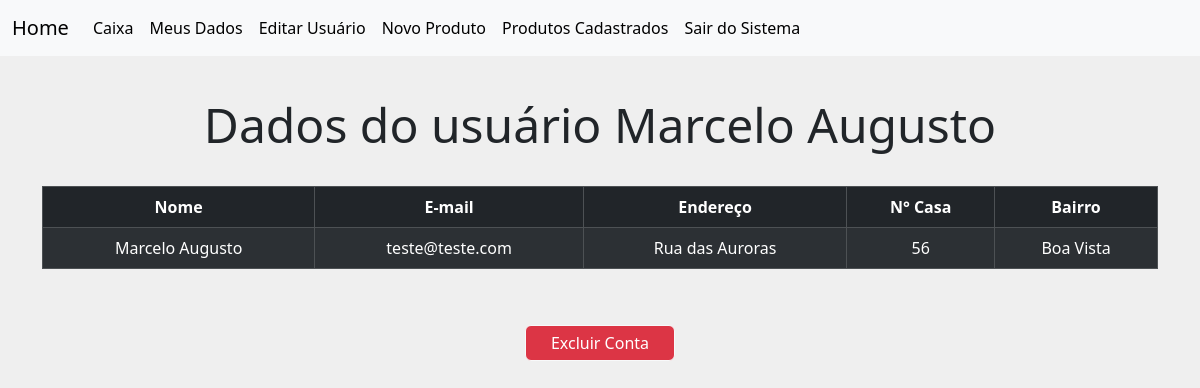
/dados_usuario/1 (signed in), run on the app's committed database.
### models/modelos.py (models this page shows, shortened)
class Usuarios(db.Model, UserMixin):
    id = db.Column(db.Integer, primary_key=True)
    nome = db.Column(db.String(60), nullable=False)
    email = db.Column(db.String(60), nullable=False, unique=True)
    endereco = db.Column(db.String(100), nullable=False)
    numcasa = db.Column(db.Integer, nullable=False)
    bairro = db.Column(db.String(60), nullable=False)
    senha = db.Column(db.String(12), nullable=False)
    def verifica_senha(self, senha):
        return bcrypt.check_password_hash(self.senha, senha)
    '''def verifica_senha(self, chave):
        return check_password_hash(self.senha, chave)'''

### views.py (the view)
@app.route('/dados_usuario/<int:id>')
def dados_usuario(id):
    usuario = Usuarios.query.filter_by(id=id).first()
    return render_template('usuario.html',usuario=usuario)

### models/modelos.py (called while the page is built)
@login_manager.user_loader
def get_user(user_id):
    return Usuarios.query.filter_by(id=user_id).first()

### templates/usuario.html (shortened to what this page needs)
{% extends 'bases/base_logado.html' %}
{% block customCSS %}
<link rel="stylesheet" href="{{ url_for('static', filename='css/style_lista.css')}}">
{% endblock %}
{% block content %}
    <div class="container">
        <div class="page-header pai__tit">
            <h1 class="tit__principal">Dados do usuário {{usuario.nome}}</h1>
        </div>
        <table class="table table-dark table-striped table-responsive table-bordered tabela ">
            <thead class="thead-default">
                <tr>
                    <th>Nome</th>
                    <th>E-mail</th>
                    <th>Endereço</th>
                    <th>N° Casa</th>
                    <th>Bairro</th>
                </tr>
            </thead>
            <tbody>
                    <tr>
                        <td>{{usuario.nome}}</td>
                        <td>{{usuario.email}}</td>
                        <td>{{usuario.endereco}}</td>
                        <td>{{usuario.numcasa}}</td>
                        <td>{{usuario.bairro}}</td>
                    </tr>
            </tbody>
        </table>
        <div class="pai__botoes">
            <button type="button" class="btns btn btn-danger text-white border border-light" data-bs-toggle="modal" data-bs-target="#exampleModal">
                Excluir Conta
              </button>
        </div>
    </div>
{% endblock %}

### static/css/style_lista.css (style rules this page uses)
:root { --cor-principal: #efefef; --cor-secundaria: #6B6FDE; --cor-preta: #000000; --fonte-principal: 'Montserrat', sans-serif; }
* { margin: 0; padding: 0; box-sizing: border-box; }
body { background-color: var(--cor-principal); }
.tabela { text-align: center; }
.pai__tit { display: flex; justify-content: center; padding: 2.5em 0 1.5em 0; }
.tit__principal { font-size: 48px; font-weight: 500; }
.pai__botoes { display: flex; justify-content: center; gap: 7em; padding: 2.5em 0 0 0; }
.btns { width: 150px; padding: 5px; }

### data on the page
Usuarios: nome "Marcelo Augusto", email "teste@teste.com", endereco "Rua das Auroras", numcasa "56", bairro "Boa Vista"
